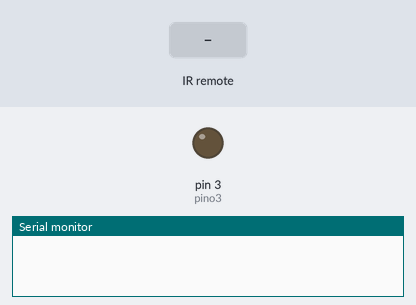
The sketch below on a simulated Arduino Uno, built with avr-gcc and run on an emulated ATmega328P. Parts: output pins drawn as LEDs (lit = HIGH), the last lines printed to the serial monitor. The inputs (shaded band) are chosen by the test bench.

Above: at 1.2 s.
1.3 s: infrared code 0xFFFFFFFF received
At 2.5 s:
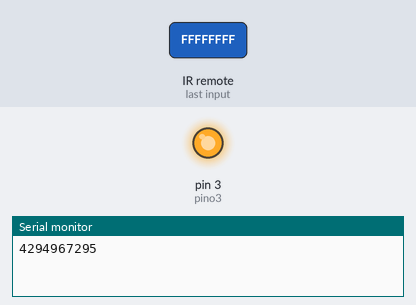
2.8 s: infrared code 0xE17A48B7 received
At 3.8 s:
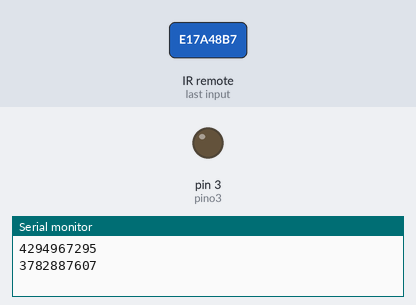
Timing chart, 0 to 5.8 s (numbered marks = the images above; inputs shaded):
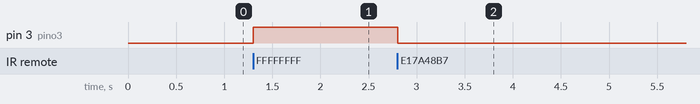

Measured:
- after the input at 1.3 s, pin 3 (pino3): LOW → HIGH at once
- after the input at 2.8 s, pin 3 (pino3): HIGH → LOW at once

The sketch:

controle_remoto_rele.ino
```cpp
// (licence header left out)
#include <IRremote.h>
int pino3 = 3;

int RECV_PIN = 2;

IRrecv irrecv(RECV_PIN);

decode_results results;

void setup()
{
  pinMode(pino3,OUTPUT);

  Serial.begin(9600);
  irrecv.enableIRIn(); // Start the receiver
}

void loop() {
  if (irrecv.decode(&results)) {
    Serial.println(results.value, DEC);


    if( results.value == 4294967295
 ) {
        digitalWrite(pino3,HIGH);
    }

    if( results.value == 3782887607
 ) {
      digitalWrite(pino3,LOW);

    }


    if( results.value == 4294967295
 ) {
        digitalWrite(pino3,HIGH);
    }

    if( results.value == 3782912087
 ) {
      digitalWrite(pino3,LOW);

    }


    irrecv.resume(); // Receive the next value
  }
  delay(100);
}
```
